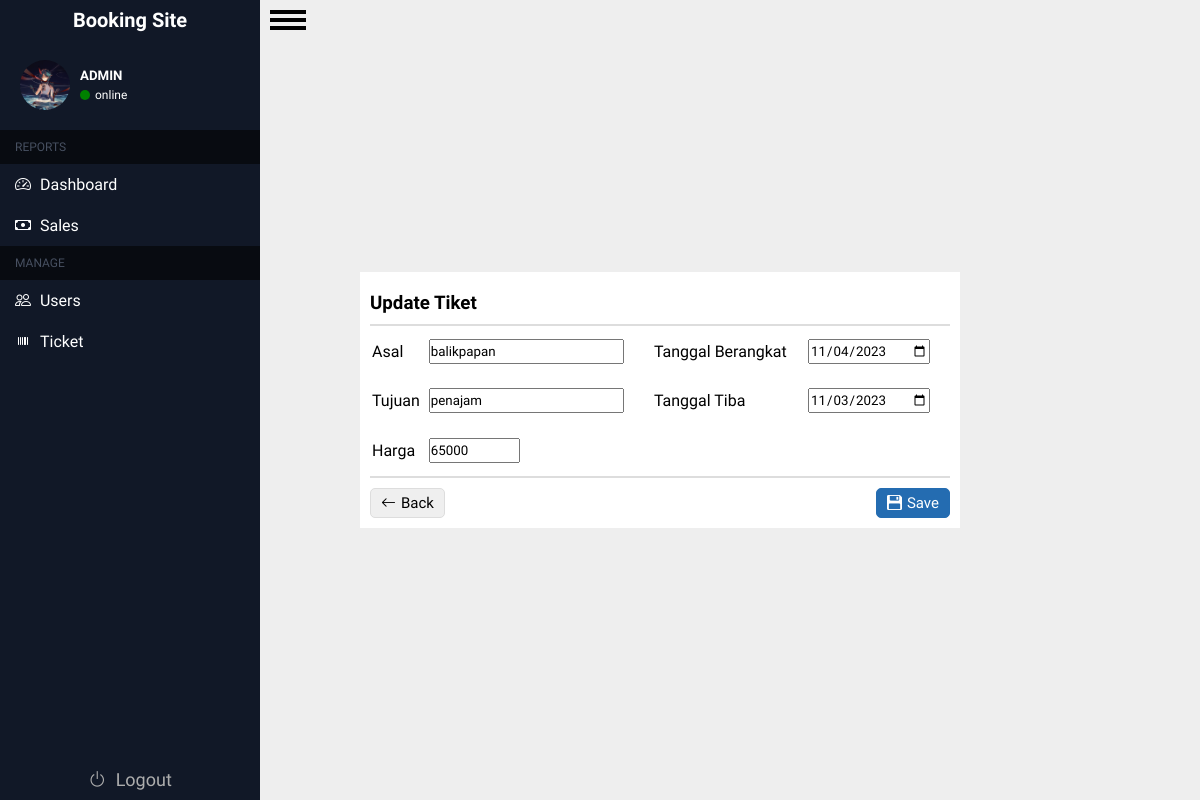
The app's page /admin/update.php?id=6 (signed in) with its own data.
### tables this page shows
CREATE TABLE `users` (
  `id_user` int(11) NOT NULL,
  `Username` varchar(200) NOT NULL,
  `Email` varchar(200) NOT NULL,
  `Age` int(11) NOT NULL,
  `Password` varchar(200) NOT NULL,
  `gambar` varchar(255) DEFAULT NULL,
  `role` varchar(225) NOT NULL
);

CREATE TABLE `tiket` (
  `id_tiket` int(255) NOT NULL,
  `asal` varchar(255) NOT NULL,
  `tujuan` varchar(255) NOT NULL,
  `tanggal_berangkat` varchar(255) NOT NULL,
  `tanggal_tiba` varchar(255) NOT NULL,
  `harga` int(100) NOT NULL
);

### admin/update.php (the view, shortened to what this page needs)
<?php
require '../koneksi.php';
$id = $_GET["id"];
$result = mysqli_query($conn, "select * from tiket where id_tiket = '$id'");
$prd = [];
while ($row = mysqli_fetch_assoc($result)) {
    $prd[] = $row;
}
$prd = $prd[0];
?>
<!DOCTYPE html>
<html lang="en">
<head>
    <link rel="stylesheet" href="../css/tiket.css?v=1.3">
    <link rel="stylesheet" href="https://cdn.jsdelivr.net/npm/bootstrap-icons@1.11.1/font/bootstrap-icons.css">
</head>
<body>
    <div class="container">
        <?php @include "../includes/sidebar.php" ?>
        <div class="main-content">
            <div id="menu-button">
                <label for="menu-checkbox" id="menu-label">
                    <div id="hamburger"></div>
                </label>
            </div>
            <div class="wrapp">
                <div class="header-content">
                    <h3>Update Tiket</h3>
                </div>
                <form action="" method="post">
                    <table>
                        <tr>
                            <td><label for="">Asal</label></td>
                            <td><input type="text" name="asal" autocomplete="off" value="<?= $prd["asal"] ?>"></td>
                            <td><label for="">Tanggal Berangkat</label></td>
                            <td><input type="date" name="tgl_berangkat" id="datemin" value="<?= $prd["tanggal_berangkat"] ?>"></td>
                        </tr>
                        <tr>
                            <td><label for="">Tujuan</label> </td>
                            <td><input type="text" name="tujuan" autocomplete="off" value="<?= $prd["tujuan"] ?>"></td>
                            <td><label for="">Tanggal Tiba</label></td>
                            <td><input type="date" name="tgl_tiba" id="datemin1" value="<?= $prd["tanggal_tiba"] ?>"></td>
                        </tr>
                        <tr>
                            <td><label for="">Harga</label></td>
                            <td><input type="number" name="harga" autocomplete="off" value="<?= $prd["harga"] ?>" min='1' max='9999999'></td>
                        </tr>
                    </table>
                    <div class="footer-content">
                        <button type="submit" name="back"><i class="bi bi-arrow-left"></i>Back</button>
                        <button type="submit" name="change"><i class="bi bi-floppy2-fill"></i> Save</button>
                    </div>
                </form>
            </div>
            <br>
            <br>
        </div>
    </div>
</body>
</html>

### includes/sidebar.php (shortened to what this page needs)
<link rel="stylesheet" href="../css/sidebar.css?v=2">
<div class="sidebar">
    <div class="header">
        <a href="#">
            <div class="list-item">
                <span class="description-header">Booking Site</span>
            </div>
        </a>
        <div class="info-user">
            <div class="picture">
                <?php
                require '../koneksi.php';
                $id_u = $_SESSION['id'];
                $hasil = mysqli_query($conn, "select gambar from users where id_user = '$id_u'");
                $gambar = [];
                while ($record = mysqli_fetch_assoc($hasil)) {
                    $gambar[] = $record;
                }
                echo "
                <img src='../img/".$gambar[0]["gambar"] . "' alt=''>
                "
                ?>
                <div class="circle">
                    <i class="bi bi-pencil"></i>
                </div>
                <div class="layer"></div>
            </div>
            <div class="content" id="content">
                <h5>ADMIN</h5>
                <div class="online">
                    <div class="info"></div>
                    <p>online</p>
                </div>
            </div>
        </div>
    </div>
    <div class="main">
        <div class="head-list">
            <span>REPORTS</span>
        </div>
        <div class="list-item">
            <a href="home.php">
                <i class="bi bi-speedometer2"></i>
                <span class="description">Dashboard</span>
            </a>
        </div>
        <div class="list-item">
            <a href="sales.php">
                <i class="bi bi-cash"></i>
                <span class="description">Sales</span>
            </a>
        </div>
        <div class="head-list">
            <span>MANAGE</span>
        </div>
        <div class="list-item">
            <a href="users.php">
                <i class="bi bi-people"></i>
                <span class="description">Users</span>
            </a>
        </div>
        <div class="list-item">
            <a href="tiket.php">
                <i class="bi bi-upc"></i>
                <span class="description">Ticket</span>
            </a>
        </div>
        <div class="list-item logout">
            <a href="../login/logout.php">
                <i class="bi bi-power"></i>
                <span class="description">Logout</span>
            </a>
        </div>
    </div>
</div>

### css/tiket.css (style rules this page uses)
input[type=number] { -moz-appearance: textfield; }
.header-content { border-bottom: 2px solid #ddd; padding: 10px 0; }
.footer-content { display: flex; justify-content: space-between; align-items: center; border-top: 2px solid #ddd; padding: 10px 0 0 0; }
.footer-content button { font-size: 15px; padding: 5px 10px; border-radius: 5px; cursor: pointer; border: 1px solid #ddd; display: flex; align-items: center; gap: 5px; box-sizing: border-box; }
.footer-content button:nth-child(2) { background-color: #246cb1; color: white; border: 1px solid #246cb1; transition: .2s ease-in; }
.wrapp { width: auto; min-width: 600px; position: absolute; top: 50%; left: 50%; transform: translate(-40%, -50%); background-color: #fff; padding: 10px; }
.wrapp table { height: 150px; width: 100%; }
.wrapp table input { height: 25px; }

### css/sidebar.css (style rules this page uses)
.sidebar { background-color: #111827; width: 260px; display: flex; box-sizing: border-box; flex-direction: column; transition: all ease-in 0.3s; position: relative; }
.main-content { background-color: #eeeeee; flex-grow: 1; }
.sidebar .description-header { font-style: normal; font-weight: 700; font-size: 20px; line-height: 16px; text-align: center; color: white; }
.sidebar .header a { text-decoration: none; color: white; }
.sidebar .header .list-item { display: flex; flex-direction: row; align-items: center; justify-content: center; padding: 5px 8px; height: 40px; box-sizing: border-box; }
.sidebar .main .list-item a { font-style: normal; font-weight: 400; font-size: 16px; line-height: 16px; text-align: center; color: #fff; text-decoration: none; }
.sidebar .main .list-item { padding: 12px 15px; display: flex; flex-direction: row; align-items: center; cursor: pointer; }
.sidebar .main .logout { position: absolute; bottom: 0; right: 0; width: 100%; font-size: 28px; cursor: default; justify-content: center; }
.sidebar .main .logout a { font-size: 18px; color: #adadad; }
.sidebar .main .description { margin-left: 5px; }
.main .head-list { color: #475061; padding: 10px 15px; background-color: #080b11; font-style: normal; font-weight: 400; font-size: 12px; }
.container .sidebar .info-user { color: white; padding: 20px; display: flex; align-items: center; gap: 10px; }
.container .sidebar .info-user .content { display: flex; flex-direction: column; gap: 5px; }
.container .sidebar .info-user .picture .layer { width: inherit; height: inherit; z-index: 999; position: absolute; top: 0; }
.container .sidebar .info-user .picture { width: 50px; height: 50px; border-radius: 50%; cursor: pointer; background-size: cover; overflow: hidden; position: relative; background-position: top; }
.container .sidebar .info-user .picture .circle { position: absolute; bottom: -5px; right: -5px; color: #6d6e6e; font-size: 18px; }
.container .sidebar .info-user .picture img { width: inherit; z-index: 1; }
.container .sidebar .info-user .content .online .info { width: 10px; height: 10px; border-radius: 50%; background-color: green; }
.container .sidebar .info-user .content .online { display: flex; align-items: center; gap: 5px; }
.container .sidebar .info-user .content .online p { font-size: 12px; font-weight: 200; }

### css/admin.css (style rules this page uses)
* { padding: 0; margin: 0; box-sizing: border-box; font-family: 'Ubuntu', sans-serif; }
.container { display: flex; min-height: 100vh; }
#menu-button { width: 36px; position: absolute; overflow: hidden; margin: 10px; }
#menu-label { position: relative; display: block; height: 20px; cursor: pointer; }
#hamburger, #menu-label:after, #menu-label:before { position: absolute; left: 0; width: 100%; height: 4px; background-color: black; }
#menu-label:after, #menu-label:before { content: ""; transition: .4s cubic-bezier(0.25, 0.46, 0.45, 0.94); }
#menu-label:before { top: 0; }
#menu-label:after { top: 8px; }
#hamburger { top: 16px; }
#hamburger:before { content: "MENU"; position: absolute; top: 5px; right: 0; left: 0; color: #111827; font-size: 12px; font-weight: bold; text-align: center; }

### records on screen
users: gambar (picture)
tiket: asal "balikpapan", tgl_berangkat "11/04/2023", tujuan "penajam", tgl_tiba "11/03/2023", harga "65000"
